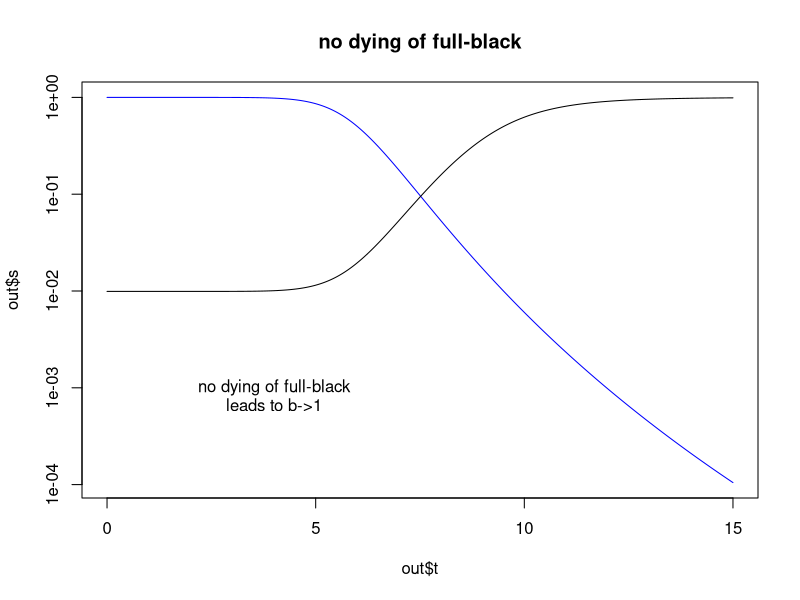

Recreate this plot in R.
### 072707 simulation to address adaptive full-black argument ###

rm(list=ls());
library(nlme)

#####key parameters; may change during simulations
 Nb0 = 1E5;
 Nw0 = Nb0 * 100; 
 Tc = 6;
 wc = 10;
 wg = wc;
 b.min = 0.01;
 b.max = 0.25;

 step = 0.05; 
 ##key parameters that may change during simulations
 Tg = NA;

######## functions
logistical.viability <- function( T, w, t ) { ret <- 1 /( 1 + ( t / T )^ w );  }

logistical.mortality <- function( T, w, t ) {  ( w * t^(w-1) ) / (( 1 + (t/T)^w ) * T^w ); }

logistical.black     <- function(b.max, b.min, T, w, t ) 
{ ret <- b.max - (b.max - b.min) /( 1 + ( t / T )^ w );  }

derivative.black <- function(b.max, b.min, T, w, t) 
{(b.max - b.min) * w * (t^(w -1)) / ((1 + (t / T )^w)^2 * T^w );}

genome.integrity <- function(b.max, b.min, T, w, t) 
{  2 * (b.max - b.min) / (1 + (t/T)^w) + (1 - 2 * b.max); }
####### end of functions

#######Start, Model A: no dying of initial full blacks
 t = seq( 0, 15, by= step);
 header = c("t", "s", "Fw", "b", "Fb", "g","m","Rb","R0.5", "L"  );   

 out = data.frame( matrix( nrow= length(t) , ncol= length(header) ) );
 names( out ) = header;

 out$t = t;     # "t"
 out$s      = logistical.viability( Tc, wc, t);
 out$Fw = Nw0 * out$s;

 plot( out$s ~ out$t, type='l', col="blue", log='y', main="no dying of full-black" );
 
 #par( new = T );
 out$Fb = Nb0;
 out$b = out$Fb / (out$Fb + out$Fw);
 lines( out$b ~ out$t );

 text( 4, 1E-3, "no dying of full-black")
 text( 4, 1E-3/1.5, "leads to b->1");

 #When no black is dying, b(t) eventually will reach to 100%. This is obvious, in retrospect. 
#######End, Model A;

#######Start, Model B: dying of full-blacks is slower than white cells
 t = seq( 0, 15, by= step);
 header = c("t", "s", "Fw", "b", "Fb", "g","m","Rb","R0.5", "L"  );   

 out = data.frame( matrix( nrow= length(t) , ncol= length(header) ) );
 names( out ) = header;

 out$t = t;
 out$s = logistical.viability( Tc, wc, t);
 out$Fw = Nw0 * out$s;

 pdf ("072707.slower.dying.of.blacks.pdf", width=8, height=8);
 plot( out$s ~ out$t, type='l', col="black", log='', main="slower dying of full-blacks", xlim=c(0,22),
  xlab= "t", ylab="percentage" 
 );
 
 #par( new = T );
 out$Fb = Nb0;

 changes = c( 1, 1.25, 1.5, 2, 3, 10);
 colors = rainbow( length(changes) );
 for( i in 1:length(changes) ) {
   Tg = changes[i] * Tc; 
   tmp.b = logistical.viability( Tg, wc, t);  # slower dying of blacks;
   out$b = tmp.b * Nb0 / ( Nb0 + out$Fw);
   # out$g      = 1 - 2 * out$Pb;
   lines( out$b ~ out$t, col=colors[i] );
 }

 tmp.text = paste( "Tg=",changes,"Tc");
 labels = c("s", tmp.text );
 ltypes = c(1,1);

 legend( (max(out$t)*0.9 ), 0.7, labels, col=c("black", colors ), lty =ltypes );
 dev.off();
#######End, Model B;

q("yes");

 

